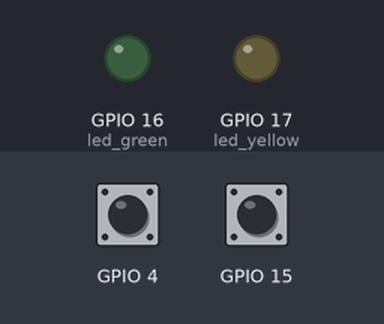
Bench run of a sketch on a simulated ESP32. On the bench: output pins drawn as LEDs (lit = HIGH). The test bench sets the inputs (shaded band); at power-on: GPIO 4 HIGH, GPIO 15 HIGH. What the sketch prints to the serial monitor is not drawn.

Above: at 1.2 s.
1.3 s: GPIO 4 pulled LOW for 0.15 s
At 1.38 s:
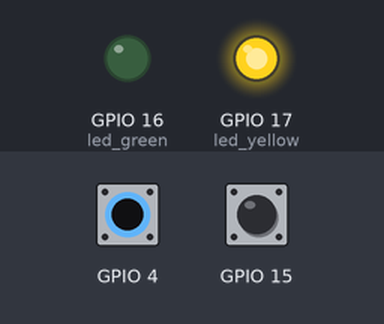
2.9 s: GPIO 15 pulled LOW for 0.15 s
At 2.98 s:
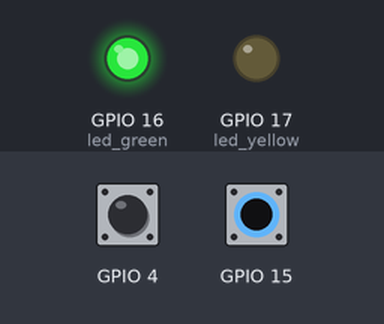
4.5 s: GPIO 15 pulled LOW for 3.2 s
At 8.1 s:
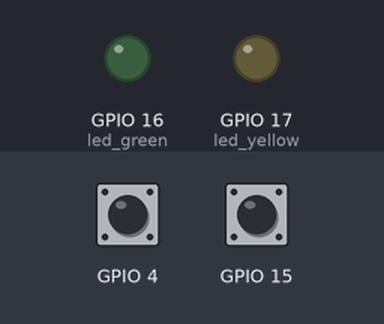
9.2 s: GPIO 4 pulled LOW for 3.2 s
At 10.6 s:
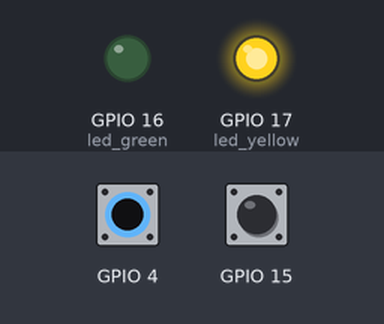
13.9 s: GPIO 4 driven LOW and GPIO 15 driven LOW
At 15.3 s:
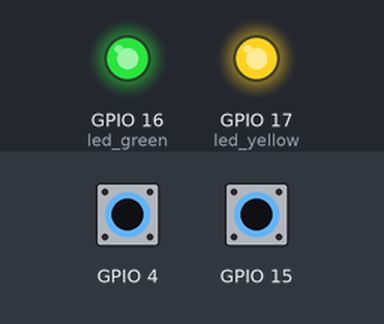
Timing chart, 0 to 16.4 s (numbered marks = the images above; inputs shaded):
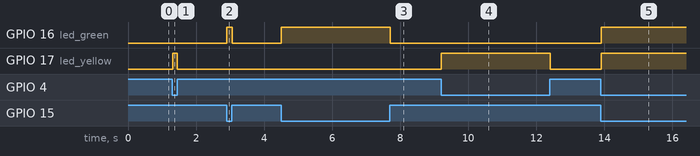

The sketch:

Interrupt_Tourch_Buttons.ino
```cpp
const int led_yellow = 17;
const int led_green = 16;
int threshold = 30;

void setup() {
  Serial.begin(115200);
  pinMode(led_yellow,OUTPUT);
  pinMode(led_green,OUTPUT);
}

void loop() {
  Serial.print("Up: ");
  Serial.print(touchRead(T0));
  Serial.print(" Down: ");
  Serial.println(touchRead(T3));
  if(touchRead(T0) < threshold)
  {
    digitalWrite(led_yellow,HIGH);
    Serial.println("HEEEEEEEEEEEEEEEEY");
  }
  else
    digitalWrite(led_yellow,LOW);
  if(touchRead(T3) < threshold)
  {
    digitalWrite(led_green,HIGH);
    Serial.println("HEEEEEEEEEEEEEEEEY");
  }
  else
    digitalWrite(led_green,LOW);

  delay(10);
}
```

Measured:
- after the input at 1.3 s, GPIO 17 (led_yellow): LOW → HIGH at once, → LOW 0.14 s later
- after the input at 2.9 s, GPIO 16 (led_green): LOW → HIGH at once, → LOW 0.15 s later
- after the input at 4.5 s, GPIO 16 (led_green): LOW → HIGH at once, → LOW 3.2 s later
- after the input at 9.2 s, GPIO 17 (led_yellow): LOW → HIGH at once, → LOW 3.2 s later
- after the input at 13.9 s, GPIO 16 (led_green), GPIO 17 (led_yellow): LOW → HIGH at once
